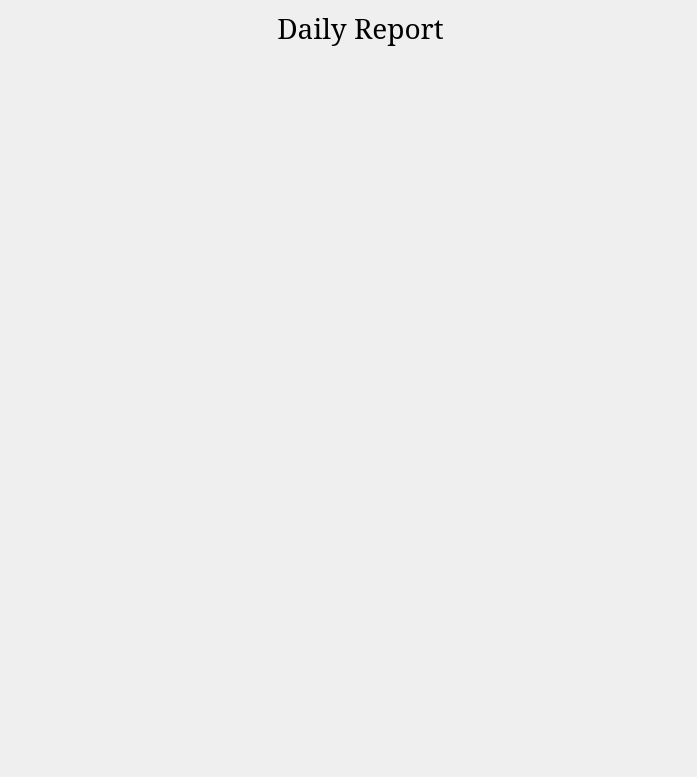
<ui version="4.0" >
 <class>Form</class>
 <widget class="QWidget" name="Form" >
  <property name="geometry" >
   <rect>
    <x>0</x>
    <y>0</y>
    <width>697</width>
    <height>777</height>
   </rect>
  </property>
  <property name="windowTitle" >
   <string>Form</string>
  </property>
  <widget class="QLabel" name="lbTitle" >
   <property name="geometry" >
    <rect>
     <x>190</x>
     <y>10</y>
     <width>341</width>
     <height>36</height>
    </rect>
   </property>
   <property name="font" >
    <font>
     <family>Luxi Serif</family>
     <pointsize>21</pointsize>
     <weight>50</weight>
     <bold>false</bold>
    </font>
   </property>
   <property name="text" >
    <string>Daily Report</string>
   </property>
   <property name="alignment" >
    <set>Qt::AlignCenter</set>
   </property>
  </widget>
 </widget>
 <resources/>
 <connections/>
</ui>
